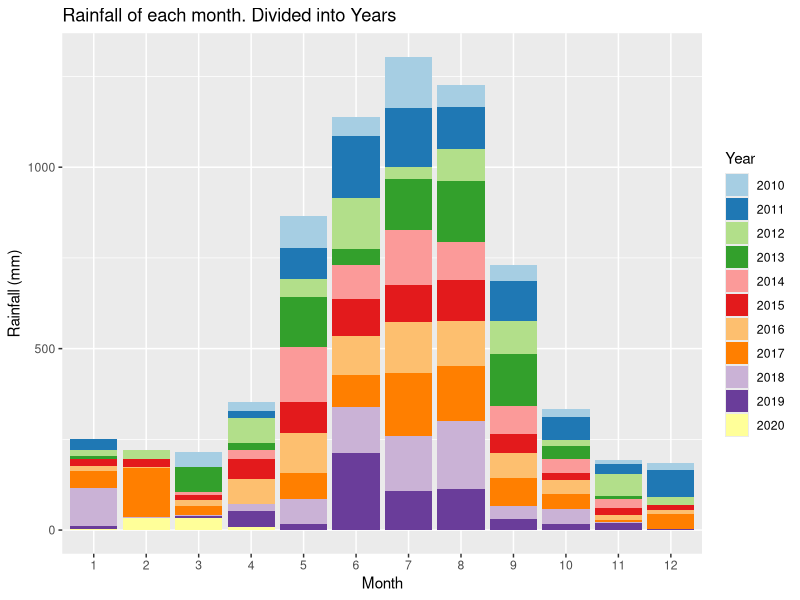
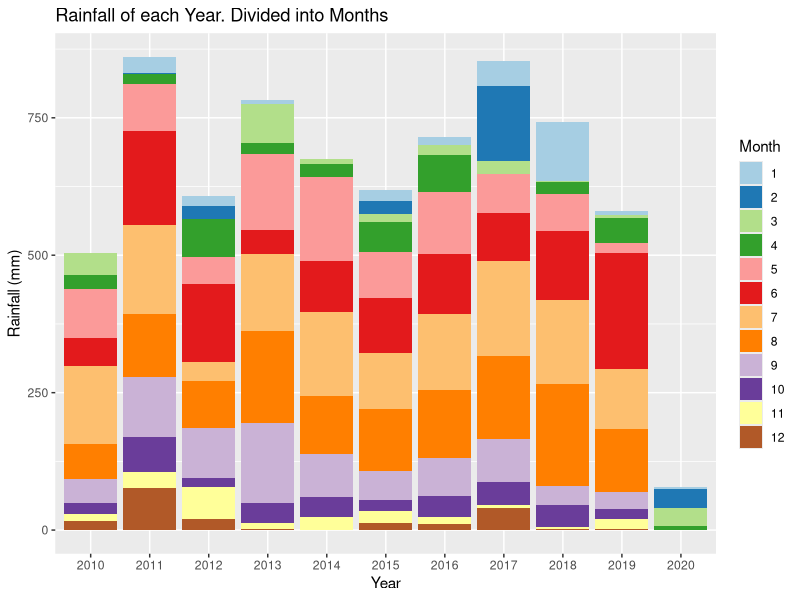
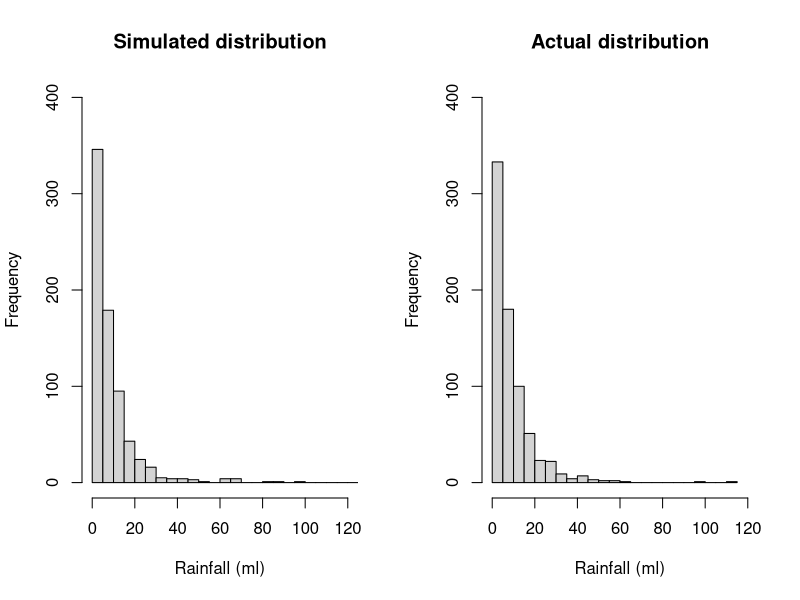
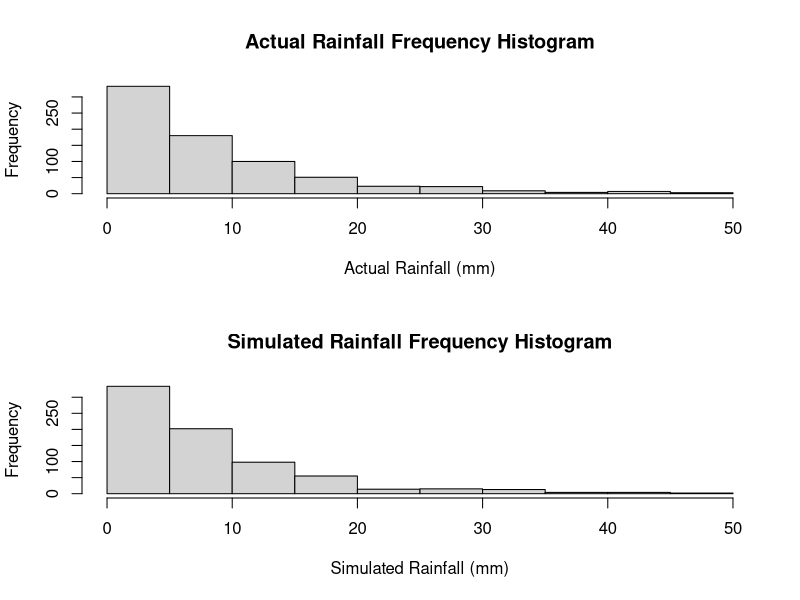
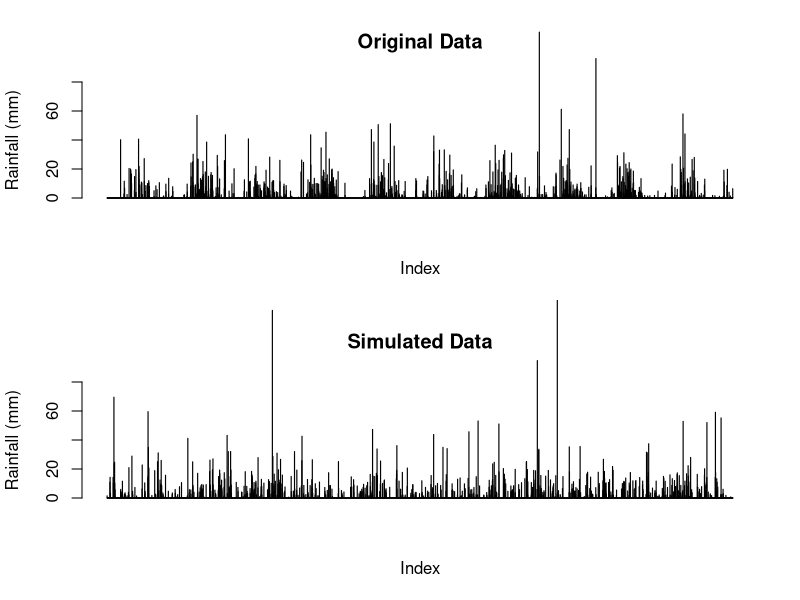
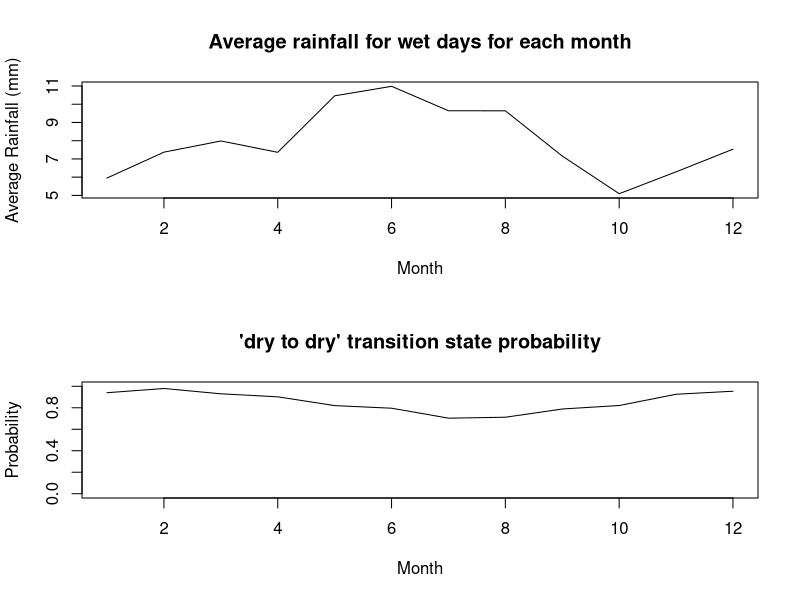
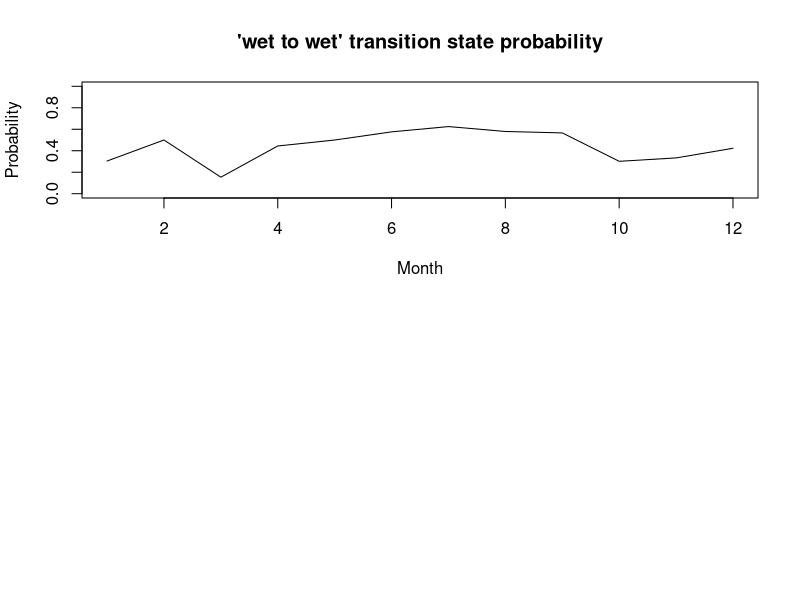
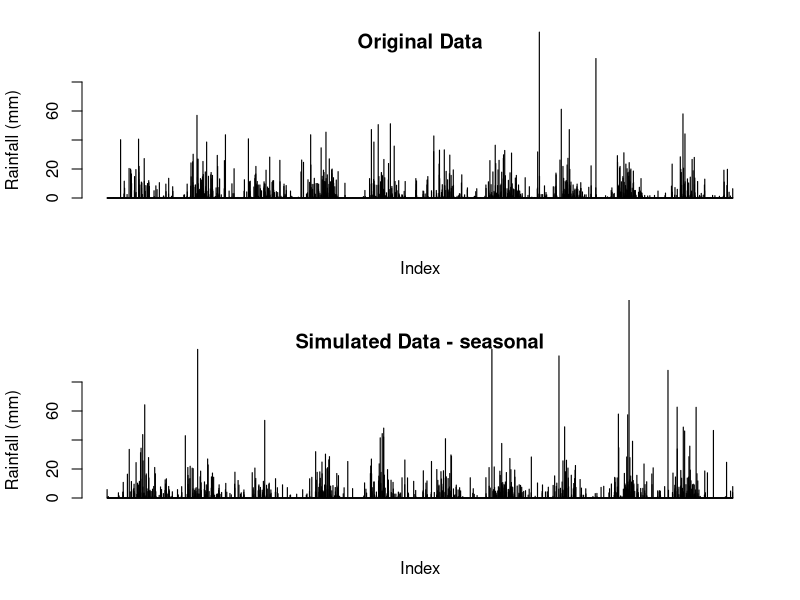

Reproduce these figures in R, in order. (Note: this script raises an error after producing the figures.)
## ---- chunk 1
knitr::opts_chunk$set(echo = TRUE)
## ---- chunk 2
# Reading in the data from the csv file
data <-  read.csv("IDCJAC0009_009225_1800_Data.csv")
weather_data <- data
weather_data <- weather_data[which(is.na(weather_data$Rainfall.amount..millimetres.) == FALSE),] # excluding rows with no rainfall record made 
## ---- chunk 3
weather_data$date <- do.call(paste, c(weather_data[c("Day", "Month", "Year")], sep = "-")) # creating a column that contains the date for easy indentification
## ---- chunk 4
# function to categorise day as either 'wet' or 'dry' for the Markov Chain functions
state <- function(x){
  stateList <- c()
  for(ii in 1:length(x)){
    if(x[ii] < 1){
      stateList <- c(stateList, "dry")
    }
    if(x[ii] >= 1){
      stateList <- c(stateList, "wet")
    }
  }
  return(stateList)
}
weather_data$state <- state(weather_data$Rainfall.amount..millimetres.)
## ---- chunk 5
head(weather_data[,c('Rainfall.amount..millimetres.','state')], 10)
## ---- chunk 6
# function establishing Markov Chain transition state. Establishing the relationship between the rainfall of a given day and the day before it.
transitionState <- function(x){
  transitionStateList <- c('') #can't find transition state of first observation
  for(i in 2:length(x)){
    if(x[i] == "dry"){
      if (x[i-1] == "dry"){
        transitionStateList <- c(transitionStateList, "DryToDry")
      }
      else {
        transitionStateList <- c(transitionStateList, "WetToDry")
      }
    }
    if(x[i] == "wet"){
      if (x[i-1] == "dry"){
        transitionStateList <- c(transitionStateList, "DryToWet")
      }
      else {
        transitionStateList <- c(transitionStateList, "WetToWet")
      }
    }
  }
  return(transitionStateList)
}
weather_data$transitionState <- transitionState(weather_data$state)
## ---- chunk 7
head(weather_data[,c('Rainfall.amount..millimetres.','state', 'transitionState')], 10)
## ---- chunk 8
train_data <- subset(weather_data, Year >= 2010) # only look at the most recent, relevant data.
library(ggplot2)
library(RColorBrewer)

# explorative plots investigating the distribution of rainfall across months and years

# Plotting the rainfall data (grouped by years and months)
# Distribution of rainfall by month (segmented by year)
ggplot(train_data, aes(x = factor(Month), y = Rainfall.amount..millimetres., fill = factor(Year))) + 
  geom_bar(stat = "identity") + 
  scale_fill_brewer(palette = "Paired") + 
  xlab("Month")+
  ylab("Rainfall (mm)")+
  labs(fill = "Year")+
  ggtitle("Rainfall of each month. Divided into Years")
# There does appear to be a rough distribution of rainfall by month. Most years May, June, July, August, and September (month 5-9) have the most rain. There are outliers

ggplot(train_data, aes(x = factor(Year), y = Rainfall.amount..millimetres., fill = factor(Month))) + 
  geom_bar(stat = "identity") + 
  scale_fill_brewer(palette = "Paired") + 
  xlab("Year")+
  ylab("Rainfall (mm)")+
  labs(fill = "Month")+
  ggtitle("Rainfall of each Year. Divided into Months")
# There does not appear to be any obvious pattern in the rainfall across the 10 years (note. 2020 only contains 4 months of data, hence the low rainfall). The average looks to be around 650-700 mm. 
## ---- chunk 9
table(train_data$Month, train_data$Year) # only four months of data in 2020
## ---- chunk 10
#Calculating transition state probabilities, in general (no respect to month or season)
weatherTable <- table(train_data$transitionState)
weatherTable

probWetToWet = weatherTable['WetToWet'] / (weatherTable['WetToWet'] + weatherTable['WetToDry'])
probWetToWet

probDryToDry = weatherTable['DryToDry'] / (weatherTable['DryToDry'] + weatherTable['DryToWet'])
probDryToDry
## ---- chunk 11
#Basic generator (No seasonal variation)

#calculated above
generateRainfallBasic <- function(genLength){
  currentState = "dry" # Years start with very little rain, so more likely to start dry
  rainAmountList <- c()
  for (i3 in 1:genLength){
    if (currentState == "dry"){
      if (runif(1) < probDryToDry){
        currentState = "dry"
      }
      else{
        currentState = "wet"
      }
    }
    else if (currentState == "wet"){
      if (runif(1) < probWetToWet){
        currentState = "wet"
      }
      else{
        currentState = "dry"
      }
    }
                                      #generating amount of rainfall if state is wet, else 0
    if (currentState == "wet"){
      rainAmount <- 5.66*exp(rnorm(1))
      rainAmountList <- c(rainAmountList, rainAmount)
    }
    else{
      rainAmountList <- c(rainAmountList, 0)
    }
  }
  return(rainAmountList)
}
## ---- chunk 12
#comparing log-normal against actual data, veeerryyyy close fit, will use log-normal for rainfall sim
par(mfrow=c(1,2))
p1 <- 5.66*exp(rnorm(732))
hist(p1, breaks = 30, xlim = c(0,120), ylim = c(0,400), main = "Simulated distribution", xlab = "Rainfall (ml)")

p2 <- train_data$Rainfall.amount..millimetres.[train_data$Rainfall.amount..millimetres.>1]
hist(p2, breaks = 30, xlim = c(0,120), ylim = c(0,400), main = "Actual distribution", xlab = "Rainfall (ml)")

mean(p1)
mean(p2)
## ---- chunk 13
#Basic generator tests
testRainfall = generateRainfallBasic(3761)

par(mfrow=c(2,1))
hist(train_data$Rainfall.amount..millimetres.[train_data$Rainfall.amount..millimetres.>1 & train_data$Rainfall.amount..millimetres.<50], xlab = "Actual Rainfall (mm)", main = "Actual Rainfall Frequency Histogram")
hist(testRainfall[testRainfall > 1 & testRainfall <50], xlab = "Simulated Rainfall (mm)", main = "Simulated Rainfall Frequency Histogram")

par(mfrow=c(2,1))
barplot(train_data$Rainfall.amount..millimetres., ylim = c(0,80), main = "Original Data", ylab = "Rainfall (mm)", xlab = "Index")
barplot(testRainfall, ylim = c(0,80), main = "Simulated Data", ylab = "Rainfall (mm)", xlab = "Index")
## ---- chunk 14
#Calculates the transition probabilities for each month
probTransStatesMonth <- function(input_data){
  transitonStatesMonthsFrame <- data.frame(list(rep(0, 12), list(rep(0, 12), list(rep(0,    12), list(rep(0, 12)))))) #Initialises 12x4 frame filled with zeroes (4 columns for each transition state, 12 rows for each month)
  names(transitonStatesMonthsFrame) <- c('DryToDry', 'DryToWet', 'WetToDry', 'WetToWet')

  #Makes the dataframe with the count of each transition state with each month
  for (i4 in 1:dim(train_data)[1]){
    tempTransitionState <- input_data[i4, 'transitionState']
    tempMonth <- input_data[i4, 'Month'] 
    transitonStatesMonthsFrame[tempMonth, tempTransitionState] <- transitonStatesMonthsFrame[tempMonth, tempTransitionState]+1 # increase count of tempTransitionState for month tempMonth by 1
  }

  #Calculates the transition state probabilities for each month in the data frame
  probTransitonStatesMonthsFrame <- transitonStatesMonthsFrame
  for (i in 1:dim(transitonStatesMonthsFrame)[1]){
  
    probTransitonStatesMonthsFrame[i, 'DryToDry'] <- transitonStatesMonthsFrame[i, 'DryToDry'] / (transitonStatesMonthsFrame[i, 'DryToDry'] + transitonStatesMonthsFrame[i, 'DryToWet'])
  
    probTransitonStatesMonthsFrame[i, 'DryToWet'] <- transitonStatesMonthsFrame[i, 'DryToWet'] / (transitonStatesMonthsFrame[i, 'DryToDry'] + transitonStatesMonthsFrame[i, 'DryToWet'])
    
    probTransitonStatesMonthsFrame[i, 'WetToDry'] <- transitonStatesMonthsFrame[i, 'WetToDry'] / (transitonStatesMonthsFrame[i, 'WetToDry'] + transitonStatesMonthsFrame[i, 'WetToWet'])
    probTransitonStatesMonthsFrame[i, 'WetToWet'] <- transitonStatesMonthsFrame[i, 'WetToWet'] / (transitonStatesMonthsFrame[i, 'WetToDry'] + transitonStatesMonthsFrame[i, 'WetToWet'])
    # this data frame 'probTransitionStatesMonthsFrame' will be called directly in the generator, so must be called as such when exported
  }
  return(probTransitonStatesMonthsFrame)
}

## ---- chunk 15
probTransitonStatesMonthsFrame <- probTransStatesMonth(train_data)
head(probTransitonStatesMonthsFrame, 10)
## ---- chunk 16
#testing average rainfall when its rains in each month, and for wettowet vs drytowet transitions.
test_w2w <- train_data$Rainfall.amount..millimetres.[train_data$transitionState == "WetToWet"]
test_d2w <- train_data$Rainfall.amount..millimetres.[train_data$transitionState == "DryToWet"]
mean(test_w2w)
mean(test_d2w)
wilcox.test(test_d2w, test_w2w)
#since resulting wilcox test p-value is 0.85, we conclude that theres no difference in rainfall depending on the transition state, and do not need to include it in our model.

test_rainfallPerMonth <- train_data[train_data$state == "wet",c(4,6)]
kruskal.test(Rainfall.amount..millimetres. ~ Month, data = test_rainfallPerMonth)
#p-val = 0.00016, therefore difference between average rainfall for each month

## ---- chunk 17
#calculating the mean rainfall when it rains for each month, to change how much it rains according to the generator later on. Limited to less than 60 mls as the dataset is not large enough for large rainfall amounts (such as 114ml in feburary) to not throw the mean off.
rainMonthData <- c()
for (i in 1:12){
  temp<- train_data$Rainfall.amount..millimetres.[train_data$state == "wet" & train_data$Month == i & train_data$Rainfall.amount..millimetres. < 60]
  rainMonthData <- c(rainMonthData, list(temp))
  rm(temp)
}

rainfallAvgMonth <- sapply(rainMonthData, mean)

## ---- chunk 18
plot(c(1:12), rainfallAvgMonth, type = "l", xlab = "Month", ylab = "Average Rainfall (mm)", main = "Average rainfall for wet days for each month")
## ---- chunk 19
#How the transition state probabilities vary for each month
plot(probTransitonStatesMonthsFrame$DryToDry, ylim = c(0,1), xlab = "Month", main = "'dry to dry' transition state probability", type = 'l', ylab = "Probability")
plot(probTransitonStatesMonthsFrame$WetToWet, ylim = c(0,1), xlab = "Month", main = "'wet to wet' transition state probability", type = 'l', ylab = "Probability")
## ---- chunk 20

#Weather generator accounting  for seasonal variation of transition states or something i hope
#Yes this is just a spicy version of basic generator it's mostly the same in fact if i forget to even do this it is the same


generateRainfallSeasonal <- function(input){
  # input must be weather_data or a subset of weather_data
  currentState = "dry" #can make this into a random choice later
  rainAmountList <- c()
  for (i5 in 1:dim(input)[1]){
    if (currentState == "dry"){
      if (runif(1) < probTransitonStatesMonthsFrame[input[i5, 'Month'], 'DryToDry']){ #now inputs depending on the month of input
        currentState = "dry"
      }
      else{
        currentState = "wet"
      }
    }
    else if (currentState == "wet"){
      if (runif(1) < probTransitonStatesMonthsFrame[input[i5, 'Month'], 'WetToWet']){
        currentState = "wet"
      }
      else{
        currentState = "dry"
      }
    }
                                      #generating amount of rainfall if state is wet, else 0
    if (currentState == "wet"){
      
      #rainAmount <- 5.66*exp(rnorm(1)) #now log-normal dist, 5 used because is close to mean of weather_data's / the mean of what exp(rnorm(1)) is by default /// Old Version 
      rainAmount <- rainfallAvgMonth[input[i5, 'Month']]*exp(rnorm(1))/1.648 #average of exp(rnorm(1)) is ~1.648, so we divide by that so the average of each month will just be the actual average calculated from rainfallAvgMonth.
      
      rainAmountList <- c(rainAmountList, rainAmount)
    }
    else{
      rainAmountList <- c(rainAmountList, 0)
    }
  }
  return(rainAmountList)
}
## ---- chunk 21
#testing code for seasonal generator
inputSeasonalRainfall <- dplyr::select(train_data, 'Year', 'Month', 'Day') #using existing train data's dates to input to function, instead of putting in just how many to generate

testSeasonalRainfall = generateRainfallSeasonal(inputSeasonalRainfall)
## ---- chunk 22
par(mfrow=c(2,1))
barplot(train_data$Rainfall.amount..millimetres., ylim = c(0,80), main = "Original Data", ylab = "Rainfall (mm)", xlab = "Index")
barplot(testSeasonalRainfall, ylim = c(0,80), main = "Simulated Data - seasonal", ylab = "Rainfall (mm)", xlab = "Index")
## ---- chunk 23
#comparing log-normal against actual data, veeerryyyy close fit, will use log-normal for rainfall sim
p1 <- 5*exp(rnorm(732))
p1 <- p1[p1>1]
hist(p1, breaks = 30, xlim = c(0,120), ylim = c(0,400), main = "Simulated distribution")

p2 <- train_data$Rainfall.amount..millimetres.[train_data$Rainfall.amount..millimetres.>1]
hist(p2, breaks = 30, xlim = c(0,120), ylim = c(0,400), main = "actual distribution")

## ---- chunk 24
set.seed(100345)

sampID <- sample.int(nrow(train_data), size = 0.8*nrow(train_data), replace = FALSE)
train_data <- train_data[sampID,] # 80% of data for training
test_data <- train_data[-sampID,] # 20% for testing
## ---- chunk 25

probTransitonStatesMonthsFrame <- probTransStatesMonth(train_data) # retraining seasonal generator probTransitionStatesMonthsFrame with new training data (now only 80% of the original train_data)

# calucating the new average rainfall for each month
rainMonthData <- c()
for (i in 1:12){
  temp<- train_data$Rainfall.amount..millimetres.[train_data$state == "wet" & train_data$Month == i & train_data$Rainfall.amount..millimetres. < 60]
  rainMonthData <- c(rainMonthData, list(temp))
  rm(temp)
}
rainfallAvgMonth <- sapply(rainMonthData, mean)
## ---- chunk 26
#generate test data
testSeasonalRainfall20 = generateRainfallSeasonal(test_data) # generate a simulation with the same number of observations as test_data (20% of the total data)
## ---- chunk 27
par(mfrow = c(2, 1))
barplot(testSeasonalRainfall20, ylab = "Rainfall (mm)", xlab = "index", main = "Simulated data")
barplot(test_data$Rainfall.amount..millimetres., ylab = "Rainfall (mm)", xlab  = "index", main = "Actual data")
## ---- chunk 28
# Wilcoxon signed rank test
WT <- wilcox.test(testSeasonalRainfall20, test_data$Rainfall.amount..millimetres., paired=T)
print("Wilcoxon rank sum p-value")
WT$p.value
# paired student t test
TT <- t.test(testSeasonalRainfall20, test_data$Rainfall.amount..millimetres., paired=T)
print("t-test p-value")
TT$p.value
## ---- chunk 29
train_data <- subset(weather_data, Year >= 2010)
train10_data <- subset(weather_data, Year >= 2009 & Year < 2019)
data_2019 <- subset(weather_data, Year == 2019)
## ---- chunk 30

probTransitonStatesMonthsFrame <- probTransStatesMonth(train10_data) # retraining seasonal generator probTransitionStatesMonthsFrame with train10_data


set.seed(10356)

# get a testing 
monthList <- subset(weather_data, Year == 2019) # a year that isn't a leap year to get the month list, as generation algorithm only requires months
monthList <- monthList['Month']
testSeasonalRainfall10 <- generateRainfallSeasonal(monthList)
## ---- chunk 31
#compare generated year against 2019
par(mfrow = c(2,1))
barplot(testSeasonalRainfall10, xlab = "Index", ylab = "Rainfall (mm)", main = "Simulated Rainfall")
barplot(data_2019$Rainfall.amount..millimetres., xlab = "Index", ylab = "Rainfall (mm)", main = "2019 Rainfall")
## ---- chunk 32
# check other years for comparison
par(mfrow = c(3,2))
barplot(testSeasonalRainfall10, xlab = "Index", ylab = "Rainfall (mm)", main = "Simulated Rainfall")
year <- subset(weather_data, Year == 2015)
barplot(year$Rainfall.amount..millimetres., xlab = "Index", ylab = "Rainfall (mm)", main = "2015 Rainfall")
year <- subset(weather_data, Year == 2008)
barplot(year$Rainfall.amount..millimetres., xlab = "Index", ylab = "Rainfall (mm)", main = "2008 Rainfall")
year <- subset(weather_data, Year == 2015)
barplot(year$Rainfall.amount..millimetres., xlab = "Index", ylab = "Rainfall (mm)", main = "2017 Rainfall")
year <- subset(weather_data, Year == 2007)
barplot(year$Rainfall.amount..millimetres., xlab = "Index", ylab = "Rainfall (mm)", main = "2007 Rainfall")
year <- subset(weather_data, Year == 2013)
barplot(year$Rainfall.amount..millimetres., xlab = "Index", ylab = "Rainfall (mm)", main = "2013 Rainfall")
rm(year)
## ---- chunk 33
# Creates a graph of difference in rainfall for years, weeks, months, years to see if there are any potential patterns.

# Creates a list of the weekly rainfall
RainfallWeekly <- data.frame("Rainfall (mm)", "Week")
colnames(RainfallWeekly) <- c("Rainfall (mm)", "Week")
RainfallWeekly$`Rainfall (mm)` <- as.numeric(RainfallWeekly$`Rainfall (mm)`)
RainfallWeekly$Week <- as.numeric(RainfallWeekly$Week)
week = 1
weekRain = 0
for(ii in c(1: nrow(weather_data))){
  weekRain = weekRain + weather_data[ii, 6] # rainfall amount for that row
  
  if(ii%%7 == 0){ # every 7th row
    RainfallWeekly[(ii/7), 1] <- weekRain # 1 row of RainfallWeekly created every 7 rows (1 weeks) - inserting rainfall total for that week
    RainfallWeekly[(ii/7), 2] <- week
    week = week + 1
    weekRain = 0 # clear total rainfall to prepare for next week
  }
}
## ---- chunk 34
RainfallWeeklyDiff <- data.frame(c(1:(nrow(RainfallWeekly)-1)), c(1:(nrow(RainfallWeekly)-1))) # data frame with two columns, one less row than RainfallWeekly
colnames(RainfallWeeklyDiff) <- c("Rainfall diff (mm)", "Week")
RainfallWeeklyDiff$`Rainfall diff (mm)` <- diff(RainfallWeekly$`Rainfall (mm)`) # change in weeks
## ---- chunk 35
# plot first 700 weeks first against the difference in rainfall, and then the rainfall per week
par(mfrow = c(4,1))
plot(RainfallWeeklyDiff[c(1:350), 2], RainfallWeeklyDiff[c(1:350), 1], xlab = "week", ylab = "change in rainfall (mm)", cex = 2, type = "b")
plot(RainfallWeekly[c(1:350), 2], RainfallWeekly[c(1:350), 1], xlab = "week", ylab = "rainfall (mm)", type = "l")
plot(RainfallWeeklyDiff[c(351:700), 2], RainfallWeeklyDiff[c(351:700), 1], xlab = "week", ylab = "change in rainfall (mm)", cex = 2, type = "b")
plot(RainfallWeekly[c(351:700), 2], RainfallWeekly[c(351:700), 1], xlab = "week", ylab = "rainfall (mm)", type = "l")

## ---- chunk 36
# plot second 700 weeks first against the difference in rainfall, and then the rainfall per week
par(mfrow = c(4,1))
plot(RainfallWeeklyDiff[c(701:1050), 2], RainfallWeeklyDiff[c(701:1050), 1], xlab = "week", ylab = "change in rainfall (mm)", cex = 2, type = "b")
plot(RainfallWeekly[c(701:1050), 2], RainfallWeekly[c(701:1050), 1], xlab = "week", ylab = "rainfall (mm)", type = "l")
plot(RainfallWeeklyDiff[c(1051:1414), 2], RainfallWeeklyDiff[c(1051:1414), 1], xlab = "week", ylab = "change in rainfall (mm)", cex = 2, type = "b")
plot(RainfallWeekly[c(1051:1414), 2], RainfallWeekly[c(1051:1414), 1], xlab = "week", ylab = "rainfall (mm)", type = "l")
## ---- chunk 37
rainSort_2019 <- data_2019$Rainfall.amount..millimetres.
# qqplot before removing 'dry' days
qqnorm(rainSort_2019, pch = 1, frame = F, main = "Normal Q-Q Plot of Rainfall 2019 (including dry days)")
qqline(rainSort_2019, col = "red", lwd = 2)
rainSort_2019 <- rainSort_2019[which(rainSort_2019 != 0)]
# qqplot after removing 'dry' days
qqnorm(rainSort_2019, pch = 1, frame = F, main = "Normal Q-Q Plot of Rainfall 2019 (excluding dry days)")
qqline(rainSort_2019, col = "red", lwd = 2)
hist(rainSort_2019, breaks = 50)
# data is not normally distributed
rm(rainSort_2019)
## ---- chunk 38
rain2019 <- subset(weather_data, Year == 2019)
length(rain2019$Rainfall.amount..millimetres.)
length(testSeasonalRainfall10)
# function to return the sum of ranks of difference (w+ and w-) that are part of the Wilcoxon signed rank calculations
returnRanks <- function(simulated, actual){
  diffs <- (simulated - actual)
  diffs <- diffs[diffs != 0]
  posDifs <- which(diffs > 0)
  negDiffs <- which(diffs < 0)
  rank <- rank(abs(diffs))
  rankPosDiff <- sum(rank[posDifs])
  rankNegDiff <- sum(rank[negDiffs]) 
  return(c(rankPosDiff, rankNegDiff))
}
## ---- chunk 39
table(rain2019$Month)
# To perform the Wilcoxon Signed Rank test we must have paired data, so we have to find the extra dates in testSeasonalRainfall10 (note: 2019 is a non leap year) and remove them.
# Upon review we find that there are days missing from October and December.
## ---- chunk 40
table(rain2019$Day)
# one month is missing a day 5, and another is missing a day 19 (both 11 when should be 12)/
temp <- subset(rain2019, Day == 5)
temp$Month # 5th of October missing
temp <- subset(rain2019, Day == 19)
temp$Month # 19th of December missing
rm(temp)
which(rain2019$date == "4-10-2019") # find what row the day before 5-10-2019 is
# thereforer 5-10-2019 would be row 278 (277+1)
which(rain2019$date == "18-12-2019") # find what row the day before 5-10-2019 is
# thereforer 5-10-2019 would be row 353 (351+2). Add two as both 5th october and 19th december are missing
## ---- chunk 41
# after finding the days that need to be removed we find that the days are day 278 and 353 from testSeasonalRainfall10
simRainfall2019 <- testSeasonalRainfall10
## ---- chunk 42
set.seed(102343656)

# get a testing 
monthList <- subset(weather_data, Year == 2019) # a year that isn't a leap year to get the month list, as generation algorithm only requires months
monthList <- monthList['Month']
testSeasonalRainfall10 <- generateRainfallSeasonal(monthList)
simRainfall2019 <- testSeasonalRainfall10 # remove day 278 and day 353 data from testSeasonalRainfall10
## ---- chunk 43
# test of testSeasonalRainfall10 against 2019 rainfall (testSeasonalRainfall10 was simulation of 2019 rainfall)
wilcox.test(rain2019$Rainfall.amount..millimetres., simRainfall2019, paired = T, alternative = "t", conf.int = T, conf.level = 0.95)

# the p-value is 0.04918,indicating that it is likely that there is a significant difference between the simulated data and the actual data. This means that one set of data was consistently and significantly larger than the other

# manual calculation of Wilcoxon signed rank values 

sumRanks <- returnRanks(simRainfall2019, rain2019$Rainfall.amount..millimetres.)
sumRanks[1] # rankPosDiff ( sum of the ranks of the positive differences)
sumRanks[2] # rankNegDiff (sum of the ranks of the negative differrences)

# rankPosDiff (the sum of the ranks of the differences where the simulated data is greater than the actual) is 7414. rankNegDiff (the sum of the ranks of the the differences where the actual is greater than the simulated) is 5147. rankPosDiff is quite a bit larger than rankNegDiff
## ---- chunk 44
# to confirm the results of the first Wilcoson signed rank test, repeat with 3 different sets of simulated rainfall
set.seed(12345)

# using month probabilites generate one years worth of data 
monthList <- subset(weather_data, Year == 2011) # a year that isn't a leap year to get the month list, as generation algorithm only requires months
monthList <- monthList['Month']
testSeasonalRainfall10 <- generateRainfallSeasonal(monthList)

simRainfall2019 <- testSeasonalRainfall10[-c(278, 353)] # remove day 278 and day 353 data from testSeasonalRainfall10

wilcox.test(rain2019$Rainfall.amount..millimetres., simRainfall2019, paired = T, alternative = "t", conf.int = T, conf.level = 0.95)

# The p-value is 0.1981, indiciating that there is not a significant difference between the simulated data and the actual data

# manual calculation of Wilcoxon signed rank values 
sumRanks <- returnRanks(simRainfall2019, rain2019$Rainfall.amount..millimetres.)
sumRanks[1] # rankPosDiff ( sum of the ranks of the positive differences)
sumRanks[2] # rankNegDiff (sum of the ranks of the negative differrences)

## ---- chunk 45
set.seed(347876)

# using month probabilites generate one years worth of data 
monthList <- subset(weather_data, Year == 2011) # a year that isn't a leap year to get the month list, as generation algorithm only requires months
monthList <- monthList['Month']
testSeasonalRainfall10 <- generateRainfallSeasonal(monthList)

simRainfall2019 <- testSeasonalRainfall10[-c(278, 353)] # remove day 278 and day 353 data from testSeasonalRainfall10

wilcox.test(rain2019$Rainfall.amount..millimetres., simRainfall2019, paired = T, alternative = "t", conf.int = T, conf.level = 0.95)

# manual calculation of Wilcoxon signed rank values 
sumRanks <- returnRanks(simRainfall2019, rain2019$Rainfall.amount..millimetres.)
sumRanks[1] # rankPosDiff ( sum of the ranks of the positive differences)
sumRanks[2] # rankNegDiff (sum of the ranks of the negative differrences)

## ---- chunk 46
set.seed(3456789)
# using month probabilites generate one years worth of data 
monthList <- subset(weather_data, Year == 2011) # a year that isn't a leap year to get the month list, as generation algorithm only requires months
monthList <- monthList['Month']
testSeasonalRainfall10 <- generateRainfallSeasonal(monthList)
simRainfall2019 <- testSeasonalRainfall10[-c(278, 353)] # remove day 278 and day 353 data from testSeasonalRainfall10

wilcox.test(rain2019$Rainfall.amount..millimetres., simRainfall2019, paired = T, alternative = "t", conf.int = T, conf.level = 0.95)

# manual calculation of Wilcoxon signed rank values 
sumRanks <- returnRanks(simRainfall2019, rain2019$Rainfall.amount..millimetres.)
sumRanks[1] # rankPosDiff ( sum of the ranks of the positive differences)
sumRanks[2] # rankNegDiff (sum of the ranks of the negative differrences)
## ---- chunk 47
# looking at the four total simulations created, there is generally no significant different between the simulated rainfall and the actual rainfall. 
# However looking at rankPosDiff and rankNegDiff calculated for each (the sum of the ranks of the positive and negative differences between the simulated and actual data respectively), the simulated rainfall was consistently larger than the actual data 
# The reason for this is likely because 2019 had a very small amount of rainfall compared to the rest of the years.
sum(train10_data$Rainfall.amount..millimetres.)/10 # /10 to get average of 10 years of rain data
sum(rain2019$Rainfall.amount..millimetres.)
## ---- chunk 48
median(simRainfall2019)
median(rain2019$Rainfall.amount..millimetres.)

# given the number of dry days, it makes sense that the median's would be very similar in the Wilcoxon Signed Rank test
# To perform the Wilcoxon Signed Rank test we remove those dates from testSeasonalRainfall10
# 2019 is a non leap year so February will have 28 days
#October 5th and December 19th are missing, so we remove them
month_result <- which(rain2019$date == "4-10-2019" | rain2019$date=="18-12-2019")
simRainfall2019 <- testSeasonalRainfall10[-c(month_result[1]+1, month_result[2]+1)]

# Test of testSeasonalRainfall10 against 2019 rainfall (testSeasonalRainfall10 was simulation of 2019 rainfall)
wilcox.test(simRainfall2019, rain2019$Rainfall.amount..millimetres., paired = T, alternative = "t")

# Since the p-value is relatively high, it can be concluded that there is no significant diference between the simulated 2019 data and the actual 2019 data. 
# While the simulation may not be an accurate prediction of 2019 (as seen in the barplots), the simulation was also not logically flawed, as there is not a significant difference between the median of the simulation and the median of the actual.
#Furthermore, a qucik comparison of the medians in the Wilcoxon Signed Rank test shows that (as expected) they are also very similar.
cat("Median of actual and simulated rainfall respectively: ", median(rain2019$Rainfall.amount..millimetres.), median(simRainfall2019))
rm(simRainfall2019)
## ---- chunk 49
# looking at 2013 data (which had a larger than average amount of rain)

rain2013 <- subset(weather_data, Year == 2013)
simRainfall2013 <- generateRainfallSeasonal(monthList)
wilcox.test(simRainfall2013, rain2013$Rainfall.amount..millimetres., paired = T, conf.int = T, conf.level = 0.95)

par(mfrow = c(2,1))
barplot(simRainfall2013, xlab = "Index", ylab = "Rainfall (mm)", main = "Simulated Rainfall")
barplot(rain2013$Rainfall.amount..millimetres., xlab = "Index", ylab = "Rainfall (mm)", main = "2013 Rainfall")

diffs <- (simRainfall2013 - rain2013$Rainfall.amount..millimetres.)
diffs <- diffs[diffs != 0]
posDifs <- which(diffs > 0)
negDiffs <- which(diffs < 0)
rank <- rank(abs(diffs))
rankPosDiff <- sum(rank[posDifs])
rankNegDiff <- sum(rank[negDiffs]) 

rankPosDiff
rankNegDiff
mean(diffs)
